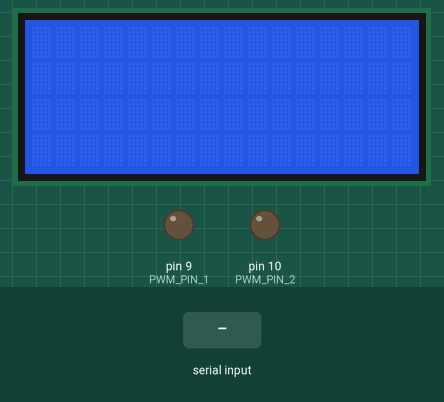
Recording of a sketch running on a simulated Arduino Uno, built with avr-gcc and run on an emulated ATmega328P. Shown: 16×4 character LCD, output pins drawn as LEDs (lit = HIGH). The inputs (shaded band) are chosen by the test bench. What the sketch prints to the serial monitor is not drawn.

Above: at 2.2 s.
2.3 s: "90,45\n" received over Serial
At 2.7 s:
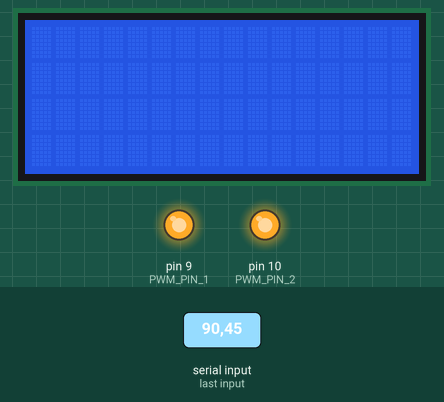
3.8 s: "30,150\n" received over Serial
At 5.0 s:
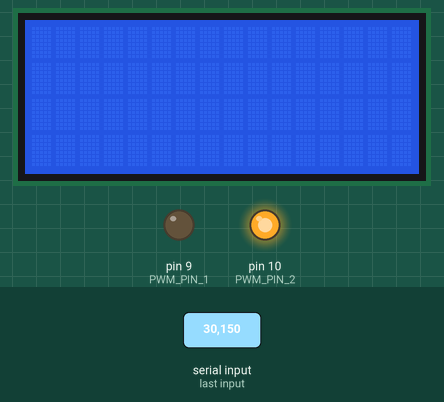
5.3 s: "90,45\n" received over Serial
At 6.2 s:
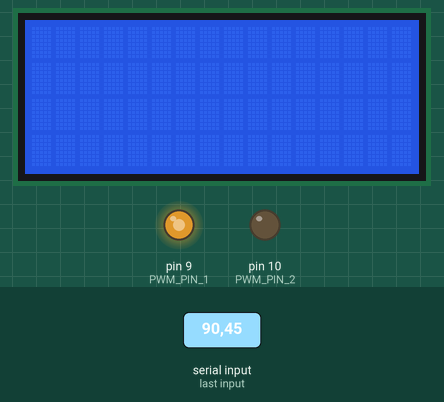
6.8 s: "1,90\n" received over Serial
At 7.3 s:
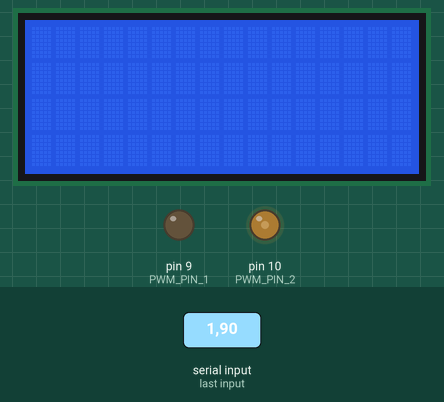
8.3 s: "1,90,45\n" received over Serial
At 9.8 s:
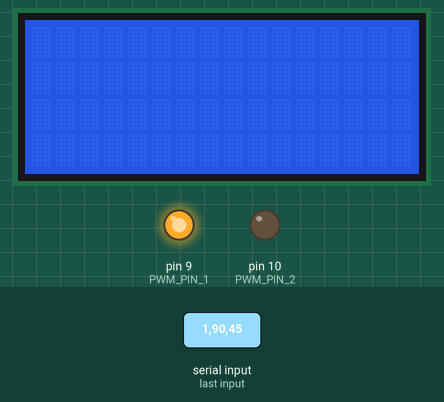
Timing chart, 0 to 10.8 s (numbered marks = the images above; inputs shaded):
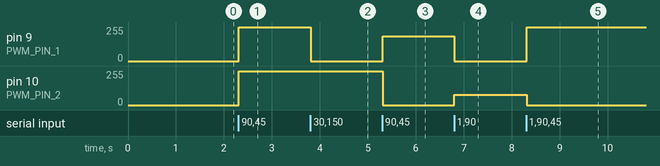

Measured:
- after the input at 2.3 s, pin 9 (PWM_PIN_1), pin 10 (PWM_PIN_2): 0/255 → 255/255 at once
- after the input at 3.8 s, pin 9 (PWM_PIN_1): 255/255 → 0/255 at once
- after the input at 5.3 s, pin 9 (PWM_PIN_1): 0/255 → 184/255 at once; pin 10 (PWM_PIN_2): 255/255 → 0/255 at once
- after the input at 6.8 s, pin 9 (PWM_PIN_1): 184/255 → 0/255 at once; pin 10 (PWM_PIN_2): 0/255 → 76/255 at once
- after the input at 8.3 s, pin 9 (PWM_PIN_1): 0/255 → 255/255 at once; pin 10 (PWM_PIN_2): 76/255 → 0/255 at once

The sketch:

arduino_fix.ino
```cpp
#include <Wire.h>
#include <LiquidCrystal_I2C.h>

#define LCD_ADDRESS 0x27

// Variables for temperature readings
float temperature_PB0;
float temperature_PB1;

// Constants for PID tuning
const double Kp_PB0 = 7.6;
const double Ki_PB0 = 1.2;
const double Kd_PB0 = 11.4;
const double setpoint_PB0 = 39.0;

const double Kp_PB1 = 6;
const double Ki_PB1 = 0.75;
const double Kd_PB1 = 12;
const double setpoint_PB1 = 36.0;

// Variables for PID calculations
double input_PB0;
double prevInput_PB0 = 0.0;
double integral_PB0 = 0.0;

double input_PB1;
double prevInput_PB1 = 0.0;
double integral_PB1 = 0.0;

// Define PWM output pins
#define PWM_PIN_1 9
#define PWM_PIN_2 10

LiquidCrystal_I2C lcd(LCD_ADDRESS, 16, 4);

void setup() {
  Wire.begin();

  lcd.begin(16, 4);
  lcd.backlight();

  pinMode(PWM_PIN_1, OUTPUT);
  pinMode(PWM_PIN_2, OUTPUT);

  Serial.begin(9600); // Inisialisasi komunikasi serial
  delay(1000);
}

void loop() {
  if (Serial.available() > 0) {
    String input = Serial.readStringUntil('\n');
    int commaIndex = input.indexOf(',');

    if (commaIndex != -1) {
      String temp_PB0_str = input.substring(0, commaIndex);
      String temp_PB1_str = input.substring(commaIndex + 1);

      temperature_PB0 = temp_PB0_str.toFloat();
      temperature_PB1 = temp_PB1_str.toFloat();

      // Calculate PID for PB0
      input_PB0 = temperature_PB0;
      double error_PB0 = setpoint_PB0 - input_PB0;
      integral_PB0 += error_PB0;
      double derivative_PB0 = input_PB0 - prevInput_PB0;

      double output_PB0 = Kp_PB0 * error_PB0 + Ki_PB0 * integral_PB0 + Kd_PB0 * derivative_PB0;
      prevInput_PB0 = input_PB0;

      // Calculate PID for PB1
      input_PB1 = temperature_PB1;
      double error_PB1 = setpoint_PB1 - input_PB1;
      integral_PB1 += error_PB1;
      double derivative_PB1 = input_PB1 - prevInput_PB1;

      double output_PB1 = Kp_PB1 * error_PB1 + Ki_PB1 * integral_PB1 + Kd_PB1 * derivative_PB1;
      prevInput_PB1 = input_PB1;

      // Constrain output values to the range 0-255 (PWM)
      output_PB0 = constrain(output_PB0, 0, 255);
      output_PB1 = constrain(output_PB1, 0, 255);

      // Update PWM outputs
      analogWrite(PWM_PIN_1, output_PB0);
      analogWrite(PWM_PIN_2, output_PB1);

      // Print PWM values to Serial Monitor
      Serial.print("PWM PB0: ");
      Serial.println(output_PB0);
      Serial.print("PWM PB1: ");
      Serial.println(output_PB1);

      // Display values on LCD

      Serial.print("Temp PB0: ");
      Serial.print(temperature_PB0, 2);
      Serial.print("C");

      Serial.print("Temp PB1: ");
      Serial.print(temperature_PB1, 2);
      Serial.print("C");
    }
  }
}
```
